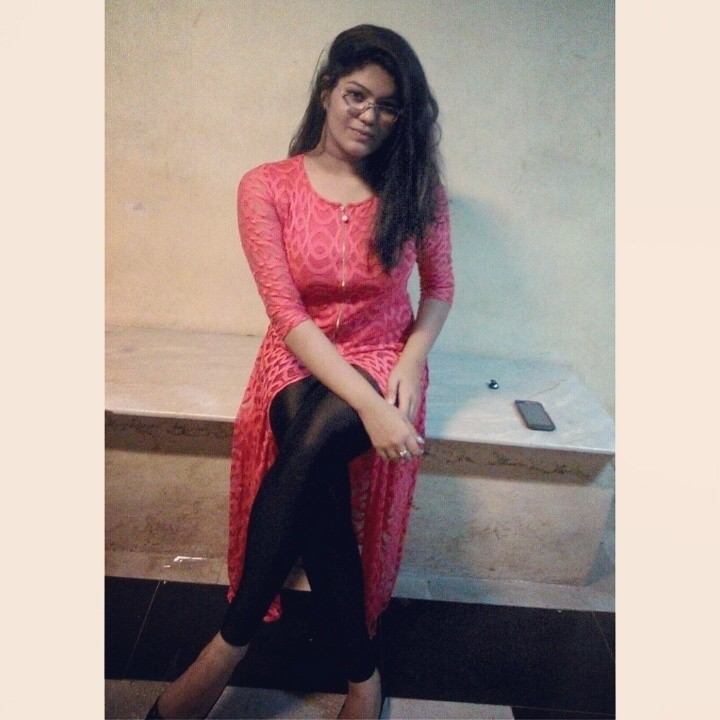
#> input picture images.jpg, 720 x 720 px
$ python Translation.py
#> lines starting #> are read from the running program, lines starting #| are printed output that depends on the picture
import cv2
import numpy as np
img=cv2.imread("images.jpg")
#> img is the input picture: shape (720, 720, 3); mean B, G, R 142.5, 147, 164.7
cv2.imshow('Original Image',img)
height,width=img.shape[:2]
#> height = 720; width = 720
print(height)
#| 720
print(width)
#| 720
q_h,q_w = height/4,width/4
#> q_h = 180; q_w = 180
#around 25%  of image is shifted
print(q_h)
#| 180.0


print(q_w)
#| 180.0
#       [1,0,Tx]
#T = [0,1,Ty](img,T,(w,h))
T = np.float32([[1,0,q_w],[0,1,q_h]])
#> T = [[1, 0, 180], [0, 1, 180]]
print(T)
#| [[  1.   0. 180.]
#|  [  0.   1. 180.]]
img_Trans = cv2.warpAffine(img,T,(width,height))
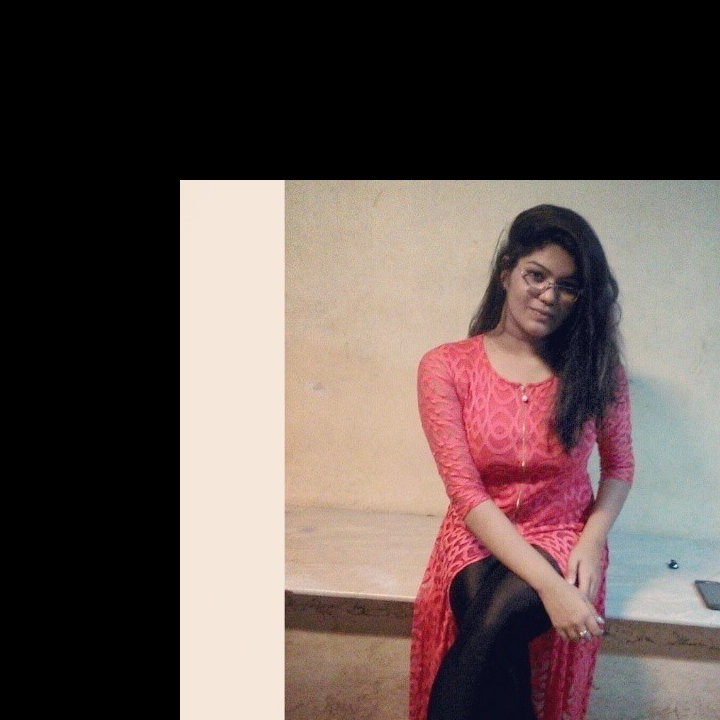
#> img_Trans: shape (720, 720, 3); mean B, G, R 80.4, 83.8, 98.2
cv2.imshow("Original Image",img)
cv2.imshow("Transalation",img_Trans)
cv2.waitKey(0)
cv2.destroyAllWindows()
